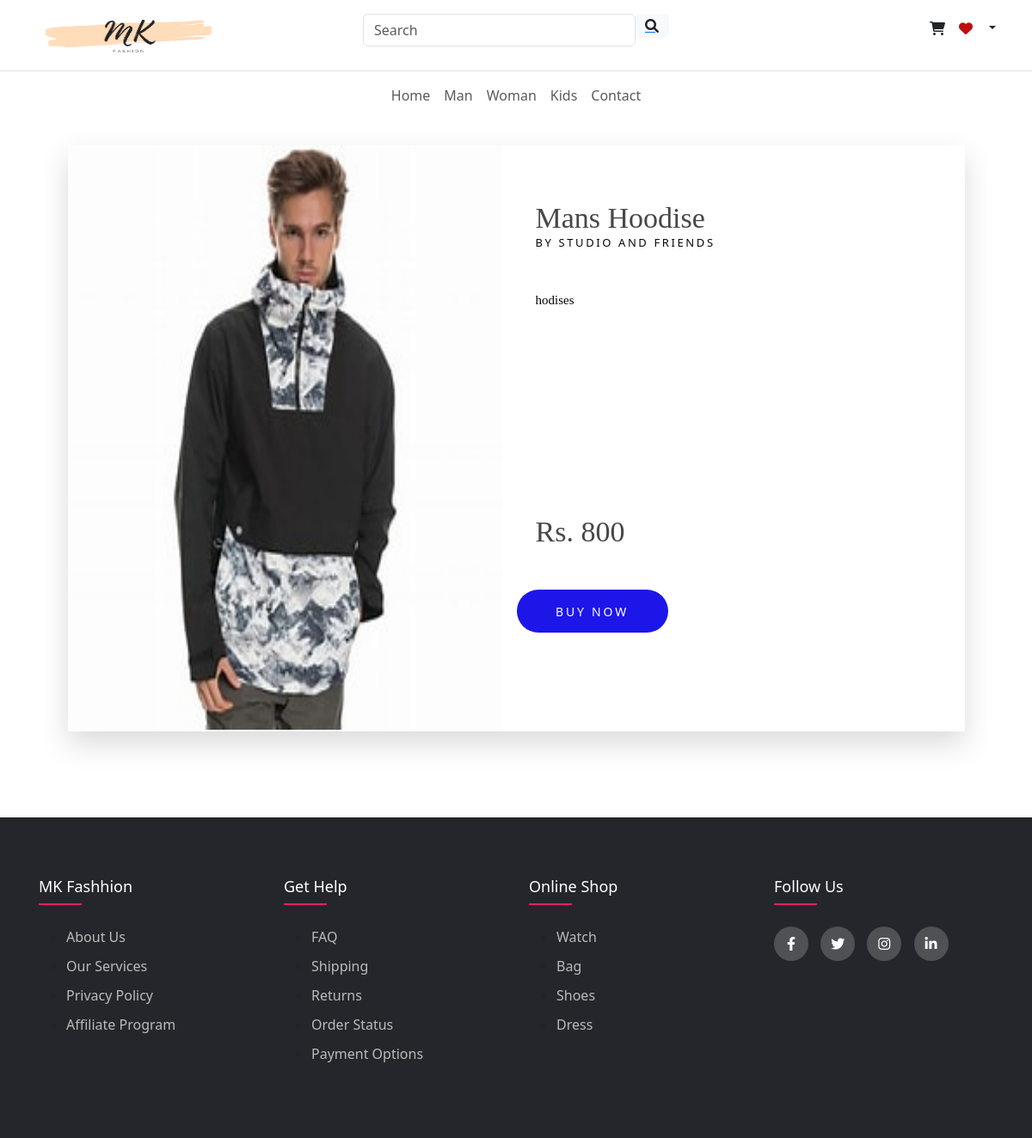
Page /product-detail/1/ (signed in) on the committed database.
### Mkart/models.py (models this page shows, shortened)
class logo(models.Model):
    logo=models.ImageField(upload_to="img",default="")

class Product(models.Model):
    product_id = models.AutoField
    p_name = models.CharField(max_length=50)
    category = models.CharField(max_length=50,choices=choice_product,default=" ")
    subCategory = models.CharField(max_length=50,default="")
    p_price = models.IntegerField(default=0)
    des = models.TextField(max_length=300)
    product_date = models.DateField()
    p_img1=models.ImageField(upload_to="img",default="")
    p_img2=models.ImageField(upload_to="img",default="")

### Mkart/views.py (the view)
# urls.py: path('product-detail/<int:product_id>/',views.product_detail,name="product-detail"),
def product_detail(request, product_id):
    product = Product.objects.get(pk=product_id)
    product_d = Product.objects.all()
    li = logo.objects.all()
    cart = Cart.objects.all()
    pd = {
        'product_id' : product,
        "logo": li,
        'product_d' : product_d,
        'cart' : cart
    }
    return render(request, 'product-detail.html', pd)

### templates/product-detail.html (shortened to what this page needs)
<!DOCTYPE html>
<html lang="en">
<head>
     <link href="https://cdn.jsdelivr.net/npm/bootstrap@5.3.0-alpha3/dist/css/bootstrap.min.css" rel="stylesheet"
>
     <link href="https://cdnjs.cloudflare.com/ajax/libs/font-awesome/6.0.0/css/all.min.css" rel="stylesheet" />
</head>
<body>
     {% include 'header.html' %}
     {% for product in product_d %}
     {% if product == product_id %}
     <div class="wrapper">
          <div class="product-img">
               <img src="{{product.p_img1.url}}" height="680" width="505">
          </div>
          <div class="product-info">
               <div class="product-text">
                    <h1>{{product.p_name}}</h1>
                    <h2>by studio and friends</h2>
                    <p>{{product.des}}</p>
               </div>
               <div class="product-price-btn">
                    <p><span class="s">Rs. {{product.p_price}}</span></p>
                    <a href="{% url 'add_to_cart' product_id=product.id %}"><button type="button">buy now</button></a>
               </div>
          </div>
     </div>
     {% endif %}
     {% endfor %}
     {% include 'footer.html' %}
</body>
</html>

### templates/header.html (shortened to what this page needs)
<!DOCTYPE html>
<html lang="en">
  <head>
  </head>
  <body>
     {% load static %}
     <div class="p-3 text-center bg-white border-bottom">
       <div class="container">
         <div class="row">
           <div class="col-md-4 d-flex justify-content-center justify-content-md-start mb-3 mb-md-0">
             <a href="/" class="ms-md-2">
               <img src="{{logo.0.logo.url}}" height="50" width="200" />
             </a>
           </div>
           <div class="col-md-4">
             <form class="d-flex input-group w-auto my-auto mb-3 mb-md-0">
               <input autocomplete="off" type="search" class="form-control rounded" placeholder="Search" />
               <a href="#">
               <span class="input-group-text border-0 d-none d-lg-flex"><i class="fas fa-search"></i></span>
               </a>
             </form>
           </div>
           <div class="col-md-4 d-flex justify-content-center justify-content-md-end align-items-center">
             <div class="d-flex">
           {% if not user.is_authenticated %}
           <a class="mx-1 but" href="{% url 'signup' %}">Login/Signup</a>
           {% else %}
               <a class="text-reset me-3" href="{% url 'cart' %}">
                 <span><i class="fas fa-shopping-cart" id="cart1"></i></span>
               </a>
               <a class="heart" href="{% url 'wishlist' %}" >
               <i class="fa-solid fa-heart" style="color: #bf0d0d;"></i>
               </a>
                <div class="dropdown">
                 <a class="text-reset dropdown-toggle d-flex align-items-center hidden-arrow" href="#"
                   id="navbarDropdownMenuLink" role="button" data-mdb-toggle="dropdown" aria-expanded="false">
                 </a>
               </div>
               {% endif %}
             </div>
           </div>
         </div>
       </div>
     </div>
     <nav class="navbar navbar-expand-lg navbar-light bg-white ">
       <div class="container justify-content-center">
         <ul class="navbar-nav  flex-row">
           <li class="nav-item me-2 me-lg-0 d-none d-md-inline-block">
             <a class="nav-link " href="{% url 'home' %}">Home</a>
           </li>
           <li class="nav-item me-2 me-lg-0 d-none d-md-inline-block">
             <a class="nav-link " href="{% url 'man-product' %}">Man</a>
           </li>
           <li class="nav-item me-2 me-lg-0 d-none d-md-inline-block">
             <a class="nav-link " href="{% url 'woman-product' %}">Woman</a>
         </li>
         <li class="nav-item me-2 me-lg-0 d-none d-md-inline-block">
             <a class="nav-link " href="{% url 'kids-product' %}">Kids</a>
         </li>
           <li class="nav-item me-2 me-lg-0 d-none d-md-inline-block">
             <a class="nav-link " href="#">Contact</a>
           </li>
         </ul>
     </nav>
  </body>
</html>

### templates/product-detail.html (style rules this page uses)
.heart { height: 40px; margin-right: 15px; }
.wrapper { height: 682px; width: 1043px; margin: 30px auto; margin-bottom: 100px; -webkit-box-shadow: 0px 14px 32px 0px rgba(0, 0, 0, 0.15); -moz-box-shadow: 0px 14px 32px 0px rgba(0, 0, 0, 0.15); box-shadow: 0px 14px 32px 0px rgba(0, 0, 0, 0.15); }
.product-img { float: left; height: 420px; width: 327px; }
.product-info { float: left; height: 682px; width: 535px; background-color: #ffffff; margin-left: 179px; }
.product-text { height: 300px; width: 327px; }
.product-text h1 { margin: 0 0 0 38px; padding-top: 65px; font-size: 34px; color: #474747; }
.product-text h1, .product-price-btn p { font-family: 'Bentham', serif; }
.product-text h2 { margin: 0 0 47px 38px; font-size: 13px; font-weight: 400; text-transform: uppercase; color: #090808; letter-spacing: 0.2em; }
.product-text p { height: 125px; margin: 0 0 0 38px; font-family: 'Playfair Display', serif; color: #070606; line-height: 1.7em; font-size: 15px; font-weight: lighter; overflow: hidden; }
.product-price-btn { height: 103px; width: 327px; margin-top: 17px; position: relative; }
.product-price-btn p { display: inline-block; position: absolute; top: -13px; height: 50px; margin: 0 0 0 38px; font-size: 28px; font-weight: lighter; color: #474747; }
.s { display: inline-block; margin-top: 120px; height: 50px; font-size: 34px; }
.product-price-btn button { display: inline-block; height: 50px; width: 176px; margin: 200px 130px 0 16px; box-sizing: border-box; border: transparent; border-radius: 60px; font-size: 14px; font-weight: 500; text-transform: uppercase; letter-spacing: 0.2em; color: #ffffff; background-color: #1d16e9; cursor: pointer; outline: none; }

### templates/header.html (style rules this page uses)
.heart { height: 40px; margin-right: 15px; }

### rows in the picture
logo: logo (picture)
Product: p_img1 (picture), p_name "Mans Hoodise", des "hodises", p_price "800"
